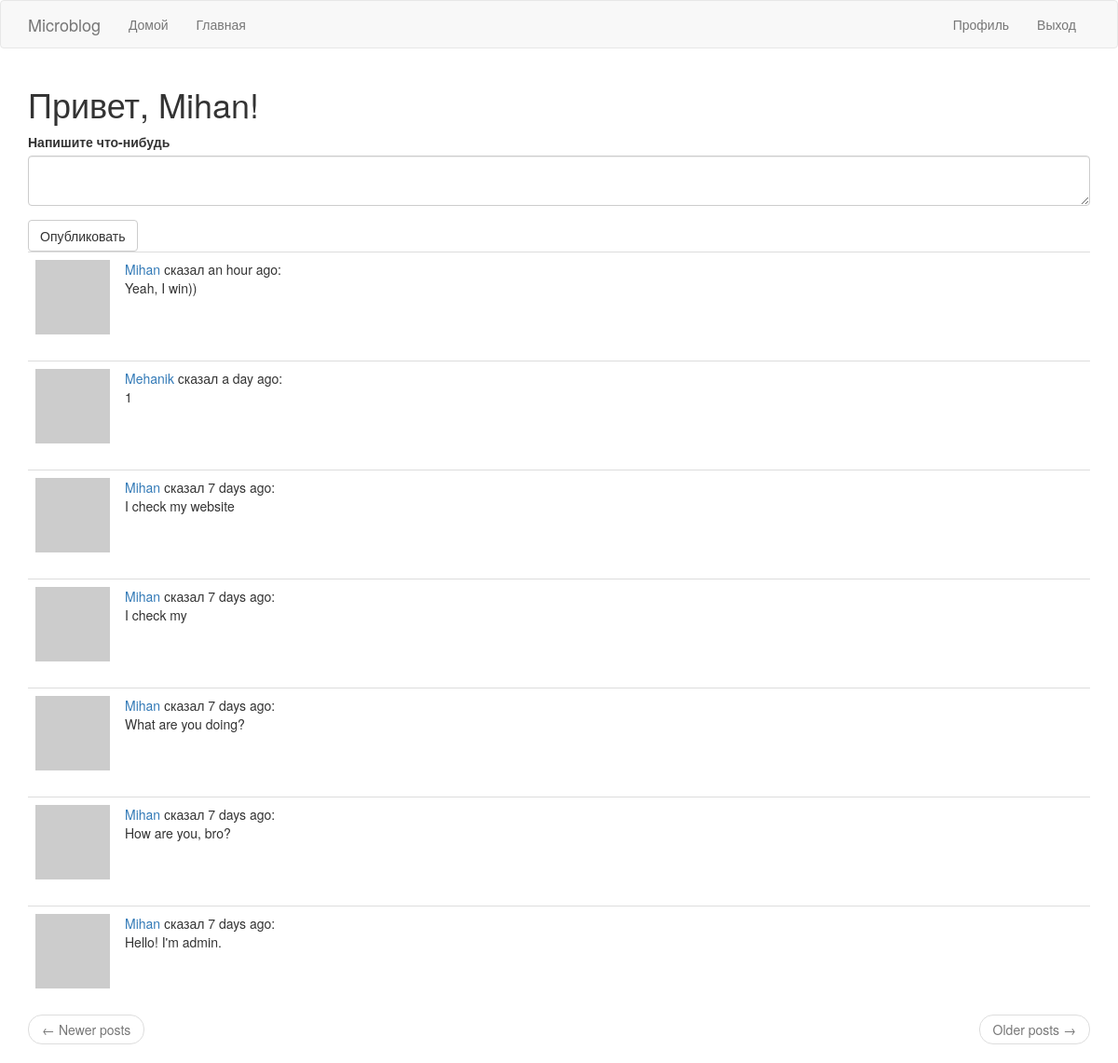
The page /index (signed in) on the database its author committed.
### app/models.py (models this page shows, shortened)
class User(UserMixin, db.Model):  # таблица пользователей в БД
    id = db.Column(db.Integer, primary_key=True)
    username = db.Column(db.String(64), index=True, unique=True)
    email = db.Column(db.String(120), index=True, unique=True)
    password_hash = db.Column(db.String(128))
    posts = db.relationship('Post', backref='author', lazy='dynamic')
    about_me = db.Column(db.String(140))
    last_seen = db.Column(db.DateTime, default=datetime.utcnow)
    followed = db.relationship(
        'User', secondary=followers,  # secondary - таблица конфигураций
        primaryjoin=(followers.c.follower_id == id),  # условие связывающее с левой стороны(follower)
        secondaryjoin=(followers.c.followed_id == id),  # условие связывающее с правой стороны(followed)
        backref=db.backref('followers', lazy='dynamic'), lazy='dynamic'
    )
    def avatar(self, size):  # изображение аватара
        digest = md5(self.email.lower().encode(
            'utf-8')).hexdigest()  # конвертирование почты в нижний регистр, далее в 16-ю строку
        return 'https://www.gravatar.com/avatar/{}?d=identicon&s={}'.format(digest, size)
    def followed_posts(self):  # единый запрос БД
        followed = Post.query.join(  # объединение в таблицу ассоциаций подписчиков
            followers, (followers.c.followed_id == Post.user_id)).filter(
            followers.c.follower_id == self.id)  # фильтрация, чтобы вывести только тех за кем следит пользователь
        own = Post.query.filter_by(user_id=self.id)  # вывод своих постов
        return followed.union(own).order_by(
            Post.timestamp.desc())  # объединение 'followed' и 'own', а после сортировка по времени публикации

class Post(db.Model):  # таблица постов в БД
    id = db.Column(db.Integer, primary_key=True)
    body = db.Column(db.String(140))
    timestamp = db.Column(db.DateTime, index=True, default=datetime.utcnow)
    user_id = db.Column(db.Integer, db.ForeignKey('user.id'))

### app/main/routes.py (the view)
@bp.route('/', methods=['GET', 'POST'])
@bp.route('/index', methods=['GET', 'POST'])  # Отлавливание главной страницы
@login_required  # Функция защиты просмотра от незарегистрированнных пользователей
def index():  # логика главной страницы
    form = PostForm()  # создание формы публикации постов
    if form.validate_on_submit():  # проверка формы на пустоту и загрузка в БД
        post = Post(body=form.post.data, author=current_user)
        db.session.add(post)
        db.session.commit()
        flash('Your post is now live')
        return redirect(url_for('main.index'))
    page = request.args.get('page', 1, type=int)  # нумерация страниц
    posts = current_user.followed_posts().paginate(page, current_app.config['POSTS_PER_PAGE'],
                                                   False)  # отображение постов только от отслеживаемых
    next_url = url_for('main.index', page=posts.next_num) \
        if posts.has_next else None
    prev_url = url_for('main.index', page=posts.prev_num) \
        if posts.has_prev else None
    return render_template('index.html', title='Home Page', form=form, posts=posts.items, next_url=next_url,
                           prev_url=prev_url)

### app/main/forms.py
class PostForm(FlaskForm):  # форма для ввода нового сообщения
    post = TextAreaField('Напишите что-нибудь', validators=[DataRequired(), Length(min=1, max=140)])
    submit = SubmitField('Опубликовать')

### app/main/routes.py (called while the page is built)
@bp.before_request  # последняя активность пользователя
def before_request():  # логика последней активности пользователя
    if current_user.is_authenticated:  # проверка на авторизацию
        current_user.last_seen = datetime.utcnow()
        db.session.commit()

### app/models.py (called while the page is built)
@login.user_loader  # регистрирование пользовательского загрузчика
def load_user(id):
    return User.query.get(int(id))

### app/templates/index.html
{% extends "base.html" %}
{% import 'bootstrap/wtf.html' as wtf %}
{% block app_content %}
    <h1>Привет, {{ current_user.username }}!</h1>
    {% if form %}
    {{ wtf.quick_form(form) }}
    {% endif %}
    {% for post in posts %}
        {% include '_post.html' %}
    {% endfor %}
    <nav aria-label="...">
        <ul class="pager">
            <li class="previous{% if not prev_url %} disabled{% endif %}">
                <a href="{{ prev_url or '#' }}">
                    <span aria-hidden="true">&larr;</span> Newer posts
                </a>
            </li>
            <li class="next{% if not next_url %} disabled{% endif %}">
                <a href="{{ next_url or '#' }}">
                    Older posts <span aria-hidden="true">&rarr;</span>
                </a>
            </li>
        </ul>
    </nav>
{% endblock %}

### app/templates/_post.html
<table class="table table-hover">
  <tr valign="top">
      <td width="70px">
          <a href="{{ url_for('main.user', username=post.author.username) }}">
              <img src="{{ post.author.avatar(36) }}">
          </a>
      </td>
      <td>
          <a href="{{ url_for('main.user', username=post.author.username) }}">
              {{ post.author.username }}
          </a>
          сказал {{ moment(post.timestamp).fromNow() }}:
          <br>
          {{ post.body }}
      </td>
  </tr>
</table>

### rows shown on the page
User: username "Mihan"
Post: author.username "Mihan", timestamp "an hour ago", body "Yeah, I win))"
Post: author.username "Mehanik", timestamp "a day ago", body "1"
Post: author.username "Mihan", timestamp "7 days ago", body "I check my website"
Post: author.username "Mihan", timestamp "7 days ago", body "I check my"
Post: author.username "Mihan", timestamp "7 days ago", body "What are you doing?"
Post: author.username "Mihan", timestamp "7 days ago", body "How are you, bro?"
Post: author.username "Mihan", timestamp "7 days ago", body "Hello! I'm admin."
